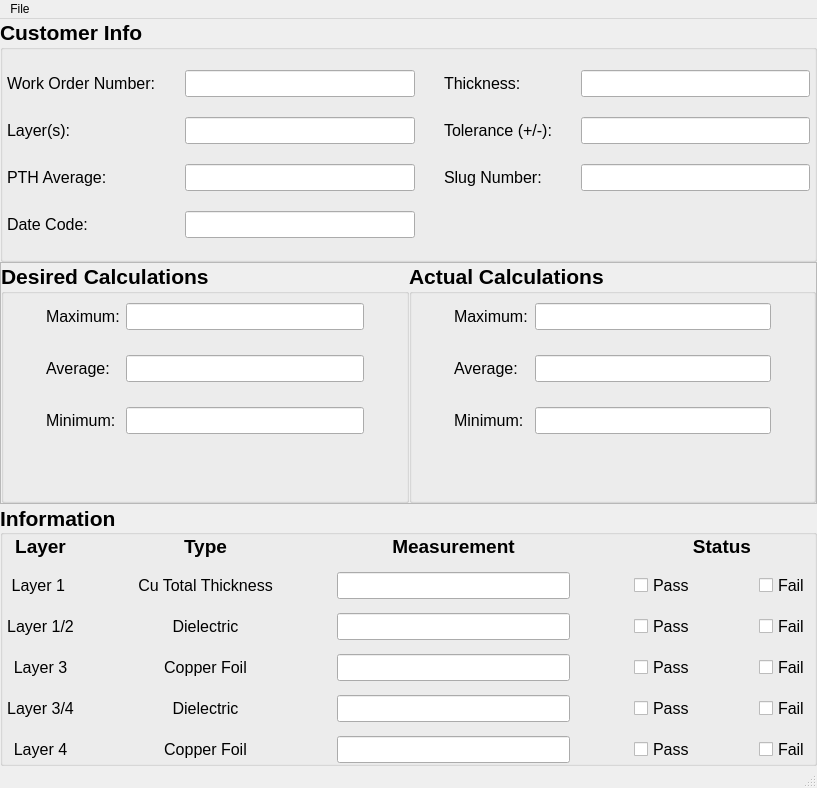
<?xml version="1.0" encoding="UTF-8"?>
<ui version="4.0">
 <class>MainWindow</class>
 <widget class="QMainWindow" name="MainWindow">
  <property name="geometry">
   <rect>
    <x>0</x>
    <y>0</y>
    <width>817</width>
    <height>788</height>
   </rect>
  </property>
  <property name="sizePolicy">
   <sizepolicy hsizetype="Minimum" vsizetype="Minimum">
    <horstretch>0</horstretch>
    <verstretch>0</verstretch>
   </sizepolicy>
  </property>
  <property name="windowTitle">
   <string>Qt GUI</string>
  </property>
  <widget class="QWidget" name="centralwidget">
   <property name="enabled">
    <bool>true</bool>
   </property>
   <property name="sizePolicy">
    <sizepolicy hsizetype="Minimum" vsizetype="Minimum">
     <horstretch>0</horstretch>
     <verstretch>0</verstretch>
    </sizepolicy>
   </property>
   <property name="baseSize">
    <size>
     <width>0</width>
     <height>0</height>
    </size>
   </property>
   <layout class="QVBoxLayout" name="verticalLayout">
    <property name="spacing">
     <number>0</number>
    </property>
    <property name="sizeConstraint">
     <enum>QLayout::SetMinimumSize</enum>
    </property>
    <property name="leftMargin">
     <number>0</number>
    </property>
    <property name="topMargin">
     <number>0</number>
    </property>
    <property name="rightMargin">
     <number>0</number>
    </property>
    <property name="bottomMargin">
     <number>0</number>
    </property>
    <item>
     <widget class="QGroupBox" name="groupBox">
      <property name="sizePolicy">
       <sizepolicy hsizetype="Minimum" vsizetype="Minimum">
        <horstretch>0</horstretch>
        <verstretch>0</verstretch>
       </sizepolicy>
      </property>
      <property name="font">
       <font>
        <pointsize>16</pointsize>
        <bold>true</bold>
       </font>
      </property>
      <property name="title">
       <string>Customer Info</string>
      </property>
      <layout class="QGridLayout" name="gridLayout_2">
       <property name="leftMargin">
        <number>4</number>
       </property>
       <property name="topMargin">
        <number>0</number>
       </property>
       <property name="rightMargin">
        <number>4</number>
       </property>
       <property name="bottomMargin">
        <number>0</number>
       </property>
       <property name="horizontalSpacing">
        <number>29</number>
       </property>
       <property name="verticalSpacing">
        <number>0</number>
       </property>
       <item row="3" column="3">
        <widget class="QLineEdit" name="lineEdit_7">
         <property name="font">
          <font>
           <pointsize>12</pointsize>
           <bold>false</bold>
          </font>
         </property>
        </widget>
       </item>
       <item row="2" column="3">
        <widget class="QLineEdit" name="lineEdit_6">
         <property name="font">
          <font>
           <pointsize>12</pointsize>
           <bold>false</bold>
          </font>
         </property>
        </widget>
       </item>
       <item row="0" column="0">
        <widget class="QLabel" name="label">
         <property name="font">
          <font>
           <pointsize>12</pointsize>
           <bold>false</bold>
          </font>
         </property>
         <property name="text">
          <string>Work Order Number:</string>
         </property>
        </widget>
       </item>
       <item row="4" column="1">
        <widget class="QLineEdit" name="lineEdit_4">
         <property name="font">
          <font>
           <pointsize>12</pointsize>
           <bold>false</bold>
          </font>
         </property>
        </widget>
       </item>
       <item row="4" column="0">
        <widget class="QLabel" name="label_4">
         <property name="font">
          <font>
           <pointsize>12</pointsize>
           <bold>false</bold>
          </font>
         </property>
         <property name="text">
          <string>Date Code:</string>
         </property>
        </widget>
       </item>
       <item row="0" column="1">
        <widget class="QLineEdit" name="lineEdit">
         <property name="font">
          <font>
           <pointsize>12</pointsize>
           <bold>false</bold>
          </font>
         </property>
        </widget>
       </item>
       <item row="0" column="2">
        <widget class="QLabel" name="label_5">
         <property name="font">
          <font>
           <pointsize>12</pointsize>
           <bold>false</bold>
          </font>
         </property>
         <property name="text">
          <string>Thickness:</string>
         </property>
        </widget>
       </item>
       <item row="3" column="1">
        <widget class="QLineEdit" name="lineEdit_3">
         <property name="font">
          <font>
           <pointsize>12</pointsize>
           <bold>false</bold>
          </font>
         </property>
        </widget>
       </item>
       <item row="0" column="3">
        <widget class="QLineEdit" name="lineEdit_5">
         <property name="font">
          <font>
           <pointsize>12</pointsize>
           <bold>false</bold>
          </font>
         </property>
        </widget>
       </item>
       <item row="2" column="2">
        <widget class="QLabel" name="label_6">
         <property name="font">
          <font>
           <pointsize>12</pointsize>
           <bold>false</bold>
          </font>
         </property>
         <property name="text">
          <string>Tolerance (+/-):</string>
         </property>
        </widget>
       </item>
       <item row="3" column="0">
        <widget class="QLabel" name="label_3">
         <property name="font">
          <font>
           <pointsize>12</pointsize>
           <bold>false</bold>
          </font>
         </property>
         <property name="text">
          <string>PTH Average:</string>
         </property>
        </widget>
       </item>
       <item row="3" column="2">
        <widget class="QLabel" name="label_7">
         <property name="font">
          <font>
           <pointsize>12</pointsize>
           <bold>false</bold>
          </font>
         </property>
         <property name="text">
          <string>Slug Number:</string>
         </property>
        </widget>
       </item>
       <item row="2" column="1">
        <widget class="QLineEdit" name="lineEdit_2">
         <property name="font">
          <font>
           <pointsize>12</pointsize>
           <bold>false</bold>
          </font>
         </property>
        </widget>
       </item>
       <item row="2" column="0">
        <widget class="QLabel" name="label_2">
         <property name="font">
          <font>
           <pointsize>12</pointsize>
           <bold>false</bold>
          </font>
         </property>
         <property name="text">
          <string>Layer(s):</string>
         </property>
        </widget>
       </item>
      </layout>
     </widget>
    </item>
    <item>
     <widget class="QFrame" name="frame">
      <property name="sizePolicy">
       <sizepolicy hsizetype="Minimum" vsizetype="Minimum">
        <horstretch>0</horstretch>
        <verstretch>0</verstretch>
       </sizepolicy>
      </property>
      <property name="frameShape">
       <enum>QFrame::StyledPanel</enum>
      </property>
      <property name="frameShadow">
       <enum>QFrame::Raised</enum>
      </property>
      <layout class="QHBoxLayout" name="horizontalLayout">
       <property name="spacing">
        <number>0</number>
       </property>
       <property name="leftMargin">
        <number>0</number>
       </property>
       <property name="topMargin">
        <number>0</number>
       </property>
       <property name="rightMargin">
        <number>0</number>
       </property>
       <property name="bottomMargin">
        <number>0</number>
       </property>
       <item>
        <widget class="QGroupBox" name="groupBox_2">
         <property name="sizePolicy">
          <sizepolicy hsizetype="Minimum" vsizetype="Minimum">
           <horstretch>0</horstretch>
           <verstretch>0</verstretch>
          </sizepolicy>
         </property>
         <property name="font">
          <font>
           <pointsize>16</pointsize>
           <bold>true</bold>
          </font>
         </property>
         <property name="title">
          <string>Desired Calculations</string>
         </property>
         <layout class="QFormLayout" name="formLayout">
          <property name="verticalSpacing">
           <number>25</number>
          </property>
          <property name="leftMargin">
           <number>42</number>
          </property>
          <property name="rightMargin">
           <number>42</number>
          </property>
          <item row="0" column="0">
           <widget class="QLabel" name="label_8">
            <property name="font">
             <font>
              <pointsize>12</pointsize>
              <bold>false</bold>
             </font>
            </property>
            <property name="text">
             <string>Maximum:</string>
            </property>
           </widget>
          </item>
          <item row="0" column="1">
           <widget class="QLineEdit" name="lineEdit_8">
            <property name="font">
             <font>
              <pointsize>12</pointsize>
              <bold>false</bold>
             </font>
            </property>
           </widget>
          </item>
          <item row="1" column="0">
           <widget class="QLabel" name="label_9">
            <property name="font">
             <font>
              <pointsize>12</pointsize>
              <bold>false</bold>
             </font>
            </property>
            <property name="text">
             <string>Average:</string>
            </property>
           </widget>
          </item>
          <item row="1" column="1">
           <widget class="QLineEdit" name="lineEdit_9">
            <property name="font">
             <font>
              <pointsize>12</pointsize>
              <bold>false</bold>
             </font>
            </property>
           </widget>
          </item>
          <item row="2" column="0">
           <widget class="QLabel" name="label_10">
            <property name="font">
             <font>
              <pointsize>12</pointsize>
              <bold>false</bold>
             </font>
            </property>
            <property name="text">
             <string>Minimum:</string>
            </property>
           </widget>
          </item>
          <item row="2" column="1">
           <widget class="QLineEdit" name="lineEdit_10">
            <property name="font">
             <font>
              <pointsize>12</pointsize>
              <bold>false</bold>
             </font>
            </property>
           </widget>
          </item>
         </layout>
        </widget>
       </item>
       <item>
        <widget class="QGroupBox" name="groupBox_3">
         <property name="sizePolicy">
          <sizepolicy hsizetype="Minimum" vsizetype="Minimum">
           <horstretch>0</horstretch>
           <verstretch>0</verstretch>
          </sizepolicy>
         </property>
         <property name="font">
          <font>
           <pointsize>16</pointsize>
           <bold>true</bold>
          </font>
         </property>
         <property name="title">
          <string>Actual Calculations</string>
         </property>
         <layout class="QFormLayout" name="formLayout_2">
          <property name="horizontalSpacing">
           <number>7</number>
          </property>
          <property name="verticalSpacing">
           <number>25</number>
          </property>
          <property name="leftMargin">
           <number>42</number>
          </property>
          <property name="rightMargin">
           <number>42</number>
          </property>
          <item row="0" column="0">
           <widget class="QLabel" name="label_11">
            <property name="font">
             <font>
              <pointsize>12</pointsize>
              <bold>false</bold>
             </font>
            </property>
            <property name="text">
             <string>Maximum:</string>
            </property>
           </widget>
          </item>
          <item row="0" column="1">
           <widget class="QLineEdit" name="lineEdit_11">
            <property name="font">
             <font>
              <pointsize>12</pointsize>
              <bold>false</bold>
             </font>
            </property>
           </widget>
          </item>
          <item row="1" column="0">
           <widget class="QLabel" name="label_12">
            <property name="font">
             <font>
              <pointsize>12</pointsize>
              <bold>false</bold>
             </font>
            </property>
            <property name="text">
             <string>Average:</string>
            </property>
           </widget>
          </item>
          <item row="1" column="1">
           <widget class="QLineEdit" name="lineEdit_12">
            <property name="font">
             <font>
              <pointsize>12</pointsize>
              <bold>false</bold>
             </font>
            </property>
           </widget>
          </item>
          <item row="2" column="0">
           <widget class="QLabel" name="label_13">
            <property name="font">
             <font>
              <pointsize>12</pointsize>
              <bold>false</bold>
             </font>
            </property>
            <property name="text">
             <string>Minimum:</string>
            </property>
           </widget>
          </item>
          <item row="2" column="1">
           <widget class="QLineEdit" name="lineEdit_13">
            <property name="font">
             <font>
              <pointsize>12</pointsize>
              <bold>false</bold>
             </font>
            </property>
           </widget>
          </item>
         </layout>
        </widget>
       </item>
      </layout>
     </widget>
    </item>
    <item>
     <widget class="QGroupBox" name="groupBox_4">
      <property name="sizePolicy">
       <sizepolicy hsizetype="Minimum" vsizetype="Minimum">
        <horstretch>0</horstretch>
        <verstretch>0</verstretch>
       </sizepolicy>
      </property>
      <property name="font">
       <font>
        <pointsize>16</pointsize>
        <bold>true</bold>
       </font>
      </property>
      <property name="autoFillBackground">
       <bool>false</bool>
      </property>
      <property name="title">
       <string>Information</string>
      </property>
      <property name="alignment">
       <set>Qt::AlignLeading|Qt::AlignLeft|Qt::AlignVCenter</set>
      </property>
      <layout class="QGridLayout" name="gridLayout">
       <property name="sizeConstraint">
        <enum>QLayout::SetDefaultConstraint</enum>
       </property>
       <property name="leftMargin">
        <number>4</number>
       </property>
       <property name="topMargin">
        <number>0</number>
       </property>
       <property name="rightMargin">
        <number>4</number>
       </property>
       <property name="bottomMargin">
        <number>0</number>
       </property>
       <property name="horizontalSpacing">
        <number>64</number>
       </property>
       <property name="verticalSpacing">
        <number>14</number>
       </property>
       <item row="1" column="3">
        <widget class="QCheckBox" name="checkBox">
         <property name="font">
          <font>
           <pointsize>12</pointsize>
           <bold>false</bold>
          </font>
         </property>
         <property name="text">
          <string>Pass</string>
         </property>
        </widget>
       </item>
       <item row="5" column="1">
        <widget class="QLabel" name="label_27">
         <property name="font">
          <font>
           <pointsize>12</pointsize>
           <bold>false</bold>
          </font>
         </property>
         <property name="text">
          <string>Copper Foil</string>
         </property>
         <property name="alignment">
          <set>Qt::AlignCenter</set>
         </property>
        </widget>
       </item>
       <item row="2" column="3">
        <widget class="QCheckBox" name="checkBox_2">
         <property name="font">
          <font>
           <pointsize>12</pointsize>
           <bold>false</bold>
          </font>
         </property>
         <property name="text">
          <string>Pass</string>
         </property>
        </widget>
       </item>
       <item row="3" column="3">
        <widget class="QCheckBox" name="checkBox_3">
         <property name="font">
          <font>
           <pointsize>12</pointsize>
           <bold>false</bold>
          </font>
         </property>
         <property name="text">
          <string>Pass</string>
         </property>
        </widget>
       </item>
       <item row="3" column="2">
        <widget class="QLineEdit" name="lineEdit_16">
         <property name="font">
          <font>
           <pointsize>12</pointsize>
           <bold>false</bold>
          </font>
         </property>
        </widget>
       </item>
       <item row="2" column="0">
        <widget class="QLabel" name="label_19">
         <property name="font">
          <font>
           <pointsize>12</pointsize>
           <bold>false</bold>
          </font>
         </property>
         <property name="text">
          <string>Layer 1/2</string>
         </property>
         <property name="alignment">
          <set>Qt::AlignCenter</set>
         </property>
        </widget>
       </item>
       <item row="0" column="2">
        <widget class="QLabel" name="label_16">
         <property name="sizePolicy">
          <sizepolicy hsizetype="Preferred" vsizetype="Preferred">
           <horstretch>0</horstretch>
           <verstretch>0</verstretch>
          </sizepolicy>
         </property>
         <property name="font">
          <font>
           <pointsize>14</pointsize>
           <bold>true</bold>
          </font>
         </property>
         <property name="layoutDirection">
          <enum>Qt::LeftToRight</enum>
         </property>
         <property name="autoFillBackground">
          <bool>false</bool>
         </property>
         <property name="text">
          <string>Measurement</string>
         </property>
         <property name="alignment">
          <set>Qt::AlignCenter</set>
         </property>
        </widget>
       </item>
       <item row="3" column="0">
        <widget class="QLabel" name="label_20">
         <property name="font">
          <font>
           <pointsize>12</pointsize>
           <bold>false</bold>
          </font>
         </property>
         <property name="text">
          <string>Layer 3</string>
         </property>
         <property name="alignment">
          <set>Qt::AlignCenter</set>
         </property>
        </widget>
       </item>
       <item row="5" column="3">
        <widget class="QCheckBox" name="checkBox_5">
         <property name="font">
          <font>
           <pointsize>12</pointsize>
           <bold>false</bold>
          </font>
         </property>
         <property name="text">
          <string>Pass</string>
         </property>
        </widget>
       </item>
       <item row="3" column="4">
        <widget class="QCheckBox" name="checkBox_8">
         <property name="font">
          <font>
           <pointsize>12</pointsize>
           <bold>false</bold>
          </font>
         </property>
         <property name="layoutDirection">
          <enum>Qt::LeftToRight</enum>
         </property>
         <property name="autoFillBackground">
          <bool>false</bool>
         </property>
         <property name="text">
          <string>Fail</string>
         </property>
        </widget>
       </item>
       <item row="4" column="4">
        <widget class="QCheckBox" name="checkBox_9">
         <property name="font">
          <font>
           <pointsize>12</pointsize>
           <bold>false</bold>
          </font>
         </property>
         <property name="layoutDirection">
          <enum>Qt::LeftToRight</enum>
         </property>
         <property name="autoFillBackground">
          <bool>false</bool>
         </property>
         <property name="text">
          <string>Fail</string>
         </property>
        </widget>
       </item>
       <item row="1" column="4">
        <widget class="QCheckBox" name="checkBox_6">
         <property name="font">
          <font>
           <pointsize>12</pointsize>
           <bold>false</bold>
          </font>
         </property>
         <property name="text">
          <string>Fail</string>
         </property>
        </widget>
       </item>
       <item row="2" column="2">
        <widget class="QLineEdit" name="lineEdit_15">
         <property name="font">
          <font>
           <pointsize>12</pointsize>
           <bold>false</bold>
          </font>
         </property>
        </widget>
       </item>
       <item row="2" column="4">
        <widget class="QCheckBox" name="checkBox_7">
         <property name="font">
          <font>
           <pointsize>12</pointsize>
           <bold>false</bold>
          </font>
         </property>
         <property name="layoutDirection">
          <enum>Qt::LeftToRight</enum>
         </property>
         <property name="autoFillBackground">
          <bool>false</bool>
         </property>
         <property name="text">
          <string>Fail</string>
         </property>
        </widget>
       </item>
       <item row="1" column="2">
        <widget class="QLineEdit" name="lineEdit_14">
         <property name="font">
          <font>
           <pointsize>12</pointsize>
           <bold>false</bold>
          </font>
         </property>
        </widget>
       </item>
       <item row="4" column="1">
        <widget class="QLabel" name="label_26">
         <property name="font">
          <font>
           <pointsize>12</pointsize>
           <bold>false</bold>
          </font>
         </property>
         <property name="text">
          <string>Dielectric</string>
         </property>
         <property name="alignment">
          <set>Qt::AlignCenter</set>
         </property>
        </widget>
       </item>
       <item row="0" column="1">
        <widget class="QLabel" name="label_15">
         <property name="sizePolicy">
          <sizepolicy hsizetype="Preferred" vsizetype="Preferred">
           <horstretch>0</horstretch>
           <verstretch>0</verstretch>
          </sizepolicy>
         </property>
         <property name="font">
          <font>
           <pointsize>14</pointsize>
           <bold>true</bold>
          </font>
         </property>
         <property name="layoutDirection">
          <enum>Qt::LeftToRight</enum>
         </property>
         <property name="autoFillBackground">
          <bool>false</bool>
         </property>
         <property name="text">
          <string>Type</string>
         </property>
         <property name="alignment">
          <set>Qt::AlignCenter</set>
         </property>
        </widget>
       </item>
       <item row="4" column="0">
        <widget class="QLabel" name="label_21">
         <property name="font">
          <font>
           <pointsize>12</pointsize>
           <bold>false</bold>
          </font>
         </property>
         <property name="text">
          <string>Layer 3/4</string>
         </property>
         <property name="alignment">
          <set>Qt::AlignCenter</set>
         </property>
        </widget>
       </item>
       <item row="4" column="3">
        <widget class="QCheckBox" name="checkBox_4">
         <property name="font">
          <font>
           <pointsize>12</pointsize>
           <bold>false</bold>
          </font>
         </property>
         <property name="text">
          <string>Pass</string>
         </property>
        </widget>
       </item>
       <item row="5" column="2">
        <widget class="QLineEdit" name="lineEdit_18">
         <property name="font">
          <font>
           <pointsize>12</pointsize>
           <bold>false</bold>
          </font>
         </property>
        </widget>
       </item>
       <item row="2" column="1">
        <widget class="QLabel" name="label_24">
         <property name="font">
          <font>
           <pointsize>12</pointsize>
           <bold>false</bold>
          </font>
         </property>
         <property name="text">
          <string>Dielectric</string>
         </property>
         <property name="alignment">
          <set>Qt::AlignCenter</set>
         </property>
        </widget>
       </item>
       <item row="1" column="0">
        <widget class="QLabel" name="label_18">
         <property name="font">
          <font>
           <pointsize>12</pointsize>
           <bold>false</bold>
          </font>
         </property>
         <property name="text">
          <string>Layer 1 </string>
         </property>
         <property name="alignment">
          <set>Qt::AlignCenter</set>
         </property>
        </widget>
       </item>
       <item row="5" column="0">
        <widget class="QLabel" name="label_22">
         <property name="font">
          <font>
           <pointsize>12</pointsize>
           <bold>false</bold>
          </font>
         </property>
         <property name="text">
          <string>Layer 4</string>
         </property>
         <property name="alignment">
          <set>Qt::AlignCenter</set>
         </property>
        </widget>
       </item>
       <item row="1" column="1">
        <widget class="QLabel" name="label_23">
         <property name="font">
          <font>
           <pointsize>12</pointsize>
           <bold>false</bold>
          </font>
         </property>
         <property name="text">
          <string>Cu Total Thickness</string>
         </property>
         <property name="alignment">
          <set>Qt::AlignCenter</set>
         </property>
        </widget>
       </item>
       <item row="3" column="1">
        <widget class="QLabel" name="label_25">
         <property name="font">
          <font>
           <pointsize>12</pointsize>
           <bold>false</bold>
          </font>
         </property>
         <property name="text">
          <string>Copper Foil</string>
         </property>
         <property name="alignment">
          <set>Qt::AlignCenter</set>
         </property>
        </widget>
       </item>
       <item row="0" column="0">
        <widget class="QLabel" name="label_14">
         <property name="sizePolicy">
          <sizepolicy hsizetype="Preferred" vsizetype="Preferred">
           <horstretch>0</horstretch>
           <verstretch>0</verstretch>
          </sizepolicy>
         </property>
         <property name="font">
          <font>
           <pointsize>14</pointsize>
           <bold>true</bold>
          </font>
         </property>
         <property name="layoutDirection">
          <enum>Qt::LeftToRight</enum>
         </property>
         <property name="autoFillBackground">
          <bool>false</bool>
         </property>
         <property name="text">
          <string>Layer</string>
         </property>
         <property name="alignment">
          <set>Qt::AlignCenter</set>
         </property>
        </widget>
       </item>
       <item row="5" column="4">
        <widget class="QCheckBox" name="checkBox_10">
         <property name="font">
          <font>
           <pointsize>12</pointsize>
           <bold>false</bold>
          </font>
         </property>
         <property name="layoutDirection">
          <enum>Qt::LeftToRight</enum>
         </property>
         <property name="autoFillBackground">
          <bool>false</bool>
         </property>
         <property name="text">
          <string>Fail</string>
         </property>
        </widget>
       </item>
       <item row="4" column="2">
        <widget class="QLineEdit" name="lineEdit_17">
         <property name="font">
          <font>
           <pointsize>12</pointsize>
           <bold>false</bold>
          </font>
         </property>
        </widget>
       </item>
       <item row="0" column="3" colspan="2">
        <widget class="QLabel" name="label_17">
         <property name="sizePolicy">
          <sizepolicy hsizetype="Preferred" vsizetype="Preferred">
           <horstretch>0</horstretch>
           <verstretch>0</verstretch>
          </sizepolicy>
         </property>
         <property name="font">
          <font>
           <pointsize>14</pointsize>
           <bold>true</bold>
          </font>
         </property>
         <property name="cursor">
          <cursorShape>ArrowCursor</cursorShape>
         </property>
         <property name="layoutDirection">
          <enum>Qt::LeftToRight</enum>
         </property>
         <property name="autoFillBackground">
          <bool>false</bool>
         </property>
         <property name="text">
          <string>Status</string>
         </property>
         <property name="alignment">
          <set>Qt::AlignCenter</set>
         </property>
         <property name="wordWrap">
          <bool>false</bool>
         </property>
        </widget>
       </item>
      </layout>
     </widget>
    </item>
   </layout>
  </widget>
  <widget class="QMenuBar" name="menubar">
   <property name="geometry">
    <rect>
     <x>0</x>
     <y>0</y>
     <width>817</width>
     <height>26</height>
    </rect>
   </property>
   <widget class="QMenu" name="menuFile">
    <property name="sizePolicy">
     <sizepolicy hsizetype="Minimum" vsizetype="Minimum">
      <horstretch>0</horstretch>
      <verstretch>0</verstretch>
     </sizepolicy>
    </property>
    <property name="baseSize">
     <size>
      <width>0</width>
      <height>0</height>
     </size>
    </property>
    <property name="title">
     <string>File</string>
    </property>
   </widget>
   <addaction name="menuFile"/>
  </widget>
  <widget class="QStatusBar" name="statusbar"/>
 </widget>
 <resources/>
 <connections/>
</ui>
